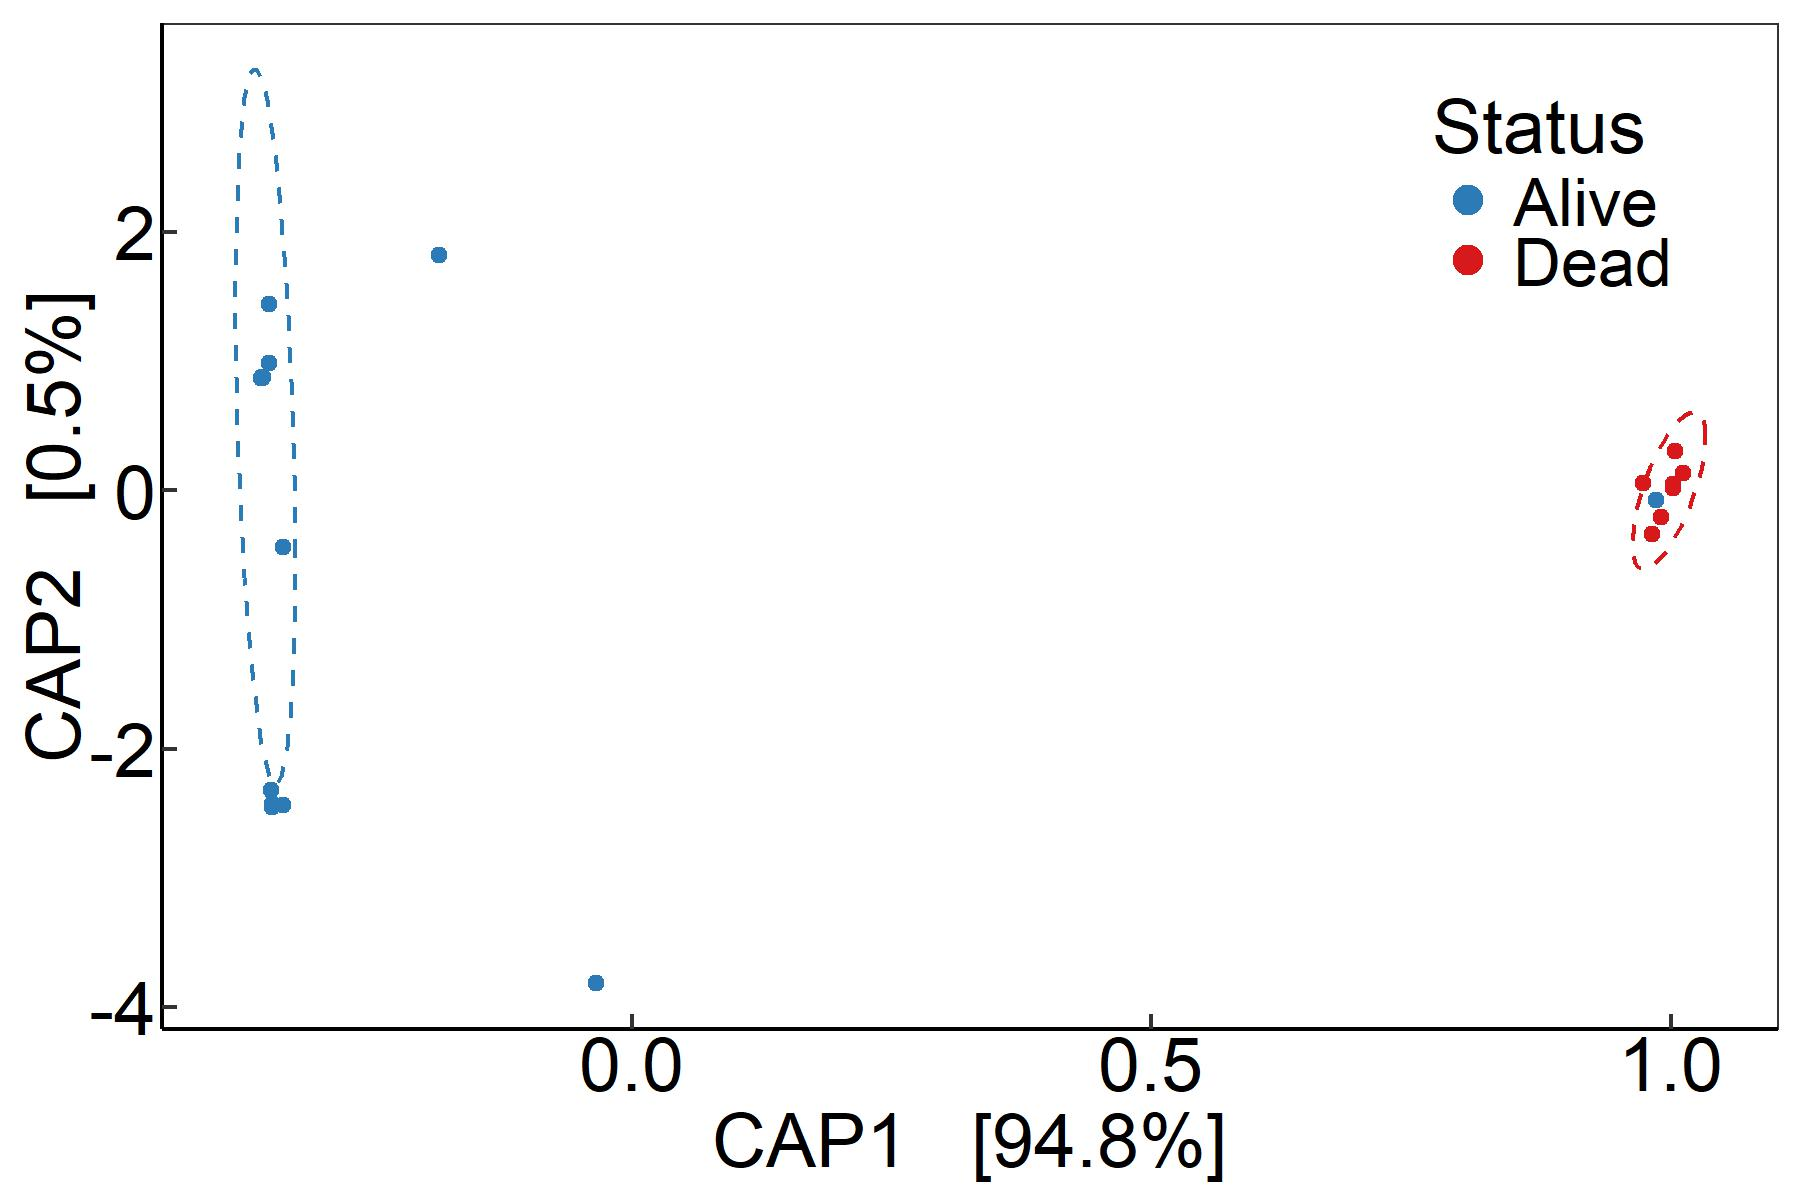

Source code (R):
# Reset graphical parameters
dev.off()

# Clear your environment
rm(list=ls())

# Load necessary packages
library(phyloseq)
library(vegan)
library(ggplot2)
library(phangorn)
library(gridExtra)
library(plyr)
library(dplyr)
library(imager)
library(ggrepel)

# Load in Data
# You will need to be in the KI_Platy directory for this to work
load("data/KI_seqs_f_coral_grouped.RData")


##################################################################################
### Formatting ###

# Set colors for disturbance levels
D_cols <- c("Very High"="#a6611a", "Medium"="#dfc27d", "Low"="#80cdc1", "Very Low"="#018571")
# D_cols <- c("Very High"="#e66101", "Medium"="#fdb863", "Low"="#b2abd2", "Very Low"="#5e3c99")

# Set ggplot2 basic parameters
theme_set(theme_bw())

# Rename "Disturbance" column
colnames(sample_data(phy97.f.c.platy.AD.before))[25] = "Disturbance"
# Capitalize the words "Alive" and "Dead"
sample_data(phy97.f.c.platy.AD.before)$Status <- gsub("alive","Alive",sample_data(phy97.f.c.platy.AD.before)$Status)
sample_data(phy97.f.c.platy.AD.before)$Status <- gsub("dead","Dead",sample_data(phy97.f.c.platy.AD.before)$Status)
# Rename Disturbance Levels for easy plotting
sample_data(phy97.f.c.platy.AD.before)$Disturbance <- gsub("HighMed","Medium",sample_data(phy97.f.c.platy.AD.before)$Disturbance)
sample_data(phy97.f.c.platy.AD.before)$Disturbance <- gsub("VeryHigh","Very High",sample_data(phy97.f.c.platy.AD.before)$Disturbance)
sample_data(phy97.f.c.platy.AD.before)$Disturbance <- gsub("VeryLow","Very Low",sample_data(phy97.f.c.platy.AD.before)$Disturbance)
# Set factor levels for "Disturbance"
sample_data(phy97.f.c.platy.AD.before)$Disturbance <- factor(sample_data(phy97.f.c.platy.AD.before)$Disturbance, levels = c("Very Low","Low","Medium","Very High"))


##################################################################################
### Ordination Plot (CAP) ###

# Create ordination for plotting
ord.phy97.f.c.platy.AD.before.CAP <- ordinate(phy97.f.c.platy.AD.before,
                                              method="CAP",distance="wunifrac",
                                              formula= ~ field_season + Disturbance)

# # Plot this ordination - scree plot (Optional, helpful for looking at explained variance)
# plot_ordination(phy97.f.c.platy.AD.before, ord.phy97.f.c.platy.AD.before.CAP,  shape="Status",type="scree",title="97% within-sample OTUs - CAP Platygyra only")

# Plot this ordination - Make plot using phyloseq & ggplot2
p1 <- plot_ordination(phy97.f.c.platy.AD.before, ord.phy97.f.c.platy.AD.before.CAP,
                      shape="Status", color="Status",type="samples",title="")
# Format ordination plot
ord_plot <- p1 + 
  geom_point(aes(color=Status)) + guides(shape=guide_legend(override.aes = list(size=3,linetype=0)))+
  scale_shape_manual(values = c(19,19)) + scale_size_manual(values = c(2.25,2.25))+
  scale_color_manual(values=c("#2c7bb6","#d7191c")) +
  theme(legend.position=c(.86, .83),
        legend.box = "horizontal",
        legend.background = element_rect(colour="white", fill="white"),
        legend.title = element_text(size=18),
        legend.text = element_text(size = 16,color="black"),
        legend.key.height=unit(1,"line"),
        legend.key = element_rect(fill = "white"), legend.spacing = unit(0.5,"line"),
        panel.grid.major = element_blank(), panel.grid.minor = element_blank(),
        panel.background = element_rect(colour="white", fill="white"),
        plot.background = element_rect(colour="white", fill="white"),
        plot.margin = unit(c(-0.15,0.07,0.01,0.08),c("in","in","in","in")),
        axis.title = element_text(size=8), 
        axis.text.x = element_text(size=18,margin = margin(b=5, t = 5),color="black"),
        axis.text.y = element_text(size=18,margin = margin(b=5, r = 5),color="black"), 
        axis.title.x = element_text(size=18,margin = margin(b=5, t = 0.1),color="black"),
        axis.title.y = element_text(size=18,margin = margin(b=5, r = 0.1),color="black"), 
        axis.ticks.length=unit(-0.05, "in"), axis.line = element_line(color="black")) + 
  stat_ellipse(aes(group=Status), type = "t",level=0.95,lty=2)

jpeg(file="figures/Fig3d_forpres.jpg",width = 6, height = 4,units="in",res=300)
ord_plot
dev.off()


# Plot this ordination - Make plot using phyloseq & ggplot2
p2 <- plot_ordination(phy97.f.c.platy.AD.before, ord.phy97.f.c.platy.AD.before.CAP,
                      color="Disturbance",type="samples",title="")

# Format ordination plot
ord_plot2 <- p2 + 
  geom_point() + 
  scale_size_manual(values = c(1.75,2.25))+ guides(shape=guide_legend(override.aes = list(size=3)))+
  scale_color_manual(values=D_cols) +
  theme(legend.position=c(.62, .76),
        legend.box = "horizontal",
        legend.background = element_rect(colour="white", fill="white"),
        legend.title = element_text(size=18),
        legend.text = element_text(size = 16,color="black"),
        legend.key.height=unit(1.2,"line"),
        legend.key = element_rect(fill = "white"), legend.spacing = unit(0.5,"line"),
        panel.grid.major = element_blank(), panel.grid.minor = element_blank(),
        panel.background = element_rect(colour="white", fill="white"),
        plot.background = element_rect(colour="white", fill="white"),
        plot.margin = unit(c(-0.15,0.07,0.01,0.08),c("in","in","in","in")),
        axis.title = element_text(size=8), 
        axis.text.x = element_text(size=18,margin = margin(b=5, t = 5),color="black"),
        axis.text.y = element_text(size=18,margin = margin(b=5, r = 5),color="black"), 
        axis.title.x = element_text(size=18,margin = margin(b=5, t = 0.1),color="black"),
        axis.title.y = element_text(size=18,margin = margin(b=5, r = 0.1),color="black"), 
        axis.ticks.length=unit(-0.05, "in"), axis.line = element_line(color="black")) + 
  stat_ellipse(aes(group=Status), type = "t",level=0.95,color=c("gray50"),lty=2)

jpeg(file="figures/Fig3d_forpres2.jpg",width = 6, height = 4,units="in",res=300)
ord_plot2
dev.off()
